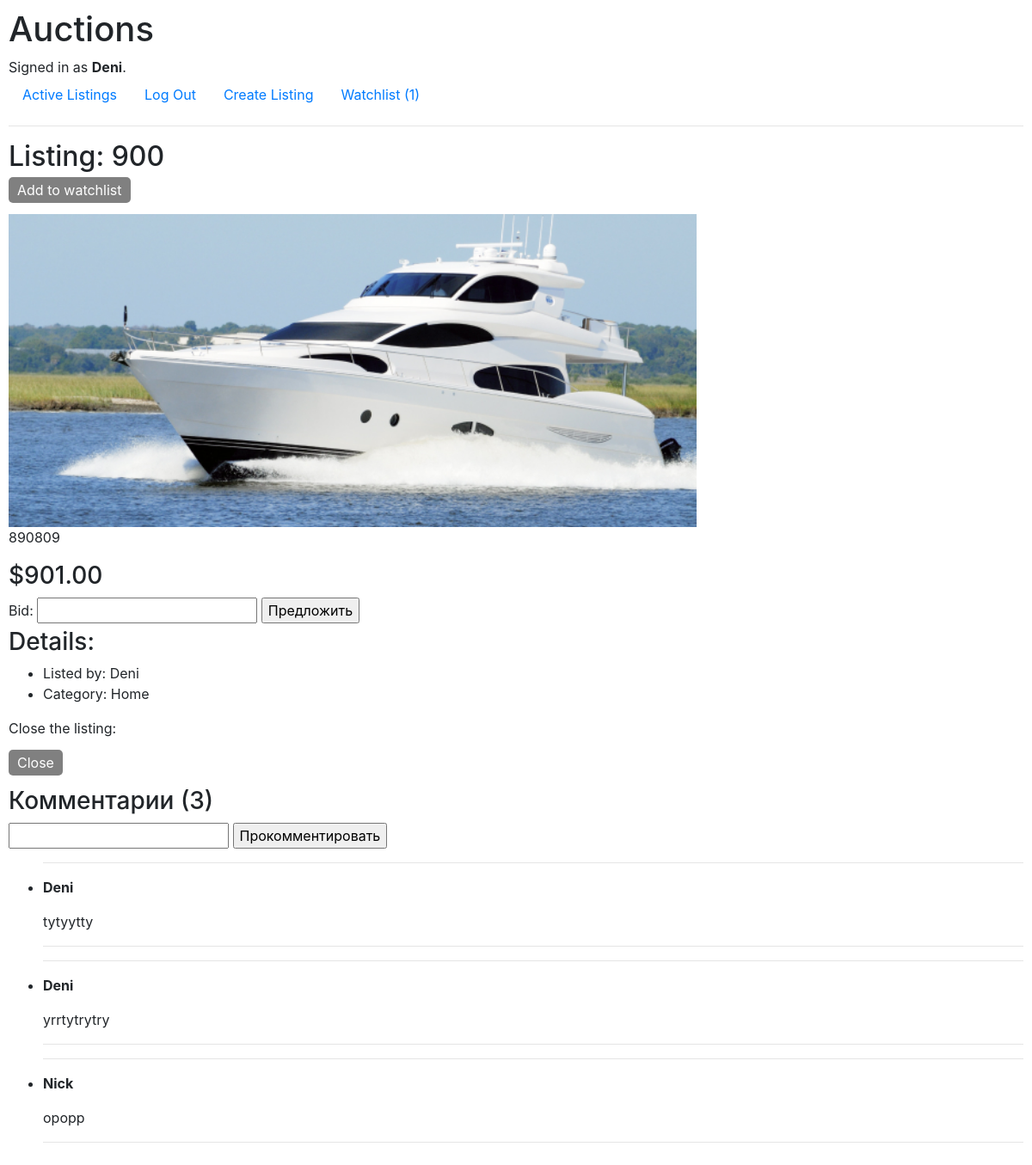
Screenshot of /listings/3 (signed in) with the database file from the repository.
### auctions/models.py (models this page shows, shortened)
class User(AbstractUser):
    def __str__(self):
        return f"{self.username}"

class Listing(models.Model):
    title = models.CharField(max_length=64)
    description = models.TextField()
    price = models.IntegerField()
    image = models.ImageField(upload_to="images", null=True, blank=True)
    category = models.ForeignKey(Category, on_delete=models.CASCADE, related_name="listings", blank=True, null=True)
    owner = models.ForeignKey(User, on_delete=models.CASCADE, related_name="listings")
    watched = models.ManyToManyField(User, blank=True, related_name="watchlist")
    active = models.BooleanField(default=True)

class Category(models.Model):
    category = models.CharField(max_length=64)
    def __str__(self):
        return f"{self.category}"

class Comment(models.Model):
    text = models.CharField(max_length=256)
    listing = models.ForeignKey(Listing, on_delete=models.CASCADE, related_name="comments")
    user = models.ForeignKey(User, on_delete=models.CASCADE, related_name="comments")

### auctions/views.py (the view)
# urls.py: path("listings/<int:pk>", views.open_listing, name="open-listing"),
def open_listing(request, pk):
    if request.user.is_authenticated:
        listing = Listing.objects.get(pk=pk)
        my_bids = Bid.objects.filter(user=request.user, listing=listing)
        listing_bids = Bid.objects.filter(listing=listing)
        message, message_1, winner = "", "", ""
        for bid in my_bids:
            if bid.bid == listing.price:
                message_1 = "Your bid is leading!"
        if listing_bids:
            max_bid = listing_bids[0]
            for bid in listing_bids:
                if bid.bid >= max_bid.bid:
                    max_bid = bid
            winner = max_bid.user
        if request.method == "POST":
            form = BidForm(request.POST)
            if form.is_valid():
                bid = form.save(commit=False)
                bid.user = request.user
                bid.listing = listing
                if bid.bid > listing.price:
                    bid.save()
                    listing.price = bid.bid
                    listing.save()
                    message = "Your bid is now leading."
                else:
                    message = "This bid is too small."
        else:
            form = BidForm()
        return render(request, "auctions/listing.html", {
            "listing": listing,
            "message": message,
            "form": form,
            "message_1": message_1,
            "winner": winner
        })
    else:
        return HttpResponseRedirect(reverse('login'))

### auctions/forms.py
class BidForm(ModelForm):
    class Meta:
        model = Bid
        fields = {
            'bid'
        }

### auctions/templates/auctions/listing.html (shortened to what this page needs)
{% extends 'auctions/layout.html' %}
{% block body %}
    {% if user.is_authenticated %}
        <h2>Listing: {{ listing.title }}</h2>
        {% if listing in user.watchlist.all %}
            <p><a href="{% url 'watchlist-remove' listing.pk %}" class="watchlist">Remove from watchlist</a></p>
        {% else %}
            <p><a href="{% url 'watchlist-add' listing.pk %}" class="watchlist">Add to watchlist</a></p>
        {% endif %}
        {% if listing.image %}
            <img src="{{ listing.image.url }}" alt="{{ listing.image }}" width="800">
        {% endif %}
        <p>{{ listing.description }}</p>
        <h3>${{ listing.price }}.00</h3>
        {% if listing.active %}
            <form action="{% url 'open-listing' listing.pk %}" method="post">
                {{ form }}
                <input type="submit" value="Предложить">
            </form>
        {% elif listing.active == False and user == winner %}
            <h2>This listing had been closed. You are the winner!</h2>
        {% else %}
            {% if winner %}
                <h2>This listing had been closed. {{ winner.username }} won the listing </h2>
            {% else %}
                <h2>This listing had been closed. Nobody won the listing </h2>
            {% endif %}
        {% endif %}
        <h3>Details:</h3>
        <ul>
            <li>Listed by: {{ listing.owner.username }}</li>
            {% if listing.category %}
                <li>Category: {{ listing.category }}</li>
            {% else %}
                <li>Category: No categories</li>
            {% endif %}
        </ul>
        {% if user == listing.owner %}
            <p>Close the listing: </p>
            <p><a class="close-listing" href="{% url 'close-listing' listing.pk %}">Close</a></p>
        {% endif %}
        <div class="comments">
            <h3>Комментарии ({{ listing.comments.all.count }})</h3>
            {% if listing.active %}
            <form action="{% url 'comment' listing.pk %}" method="post">
                <input type="text" name="comment" id="comment">
                <input type="submit" value="Прокомментировать">
            </form>
            {% endif %}
            <ul>
                {% for comment in listing.comments.all %}
                    <hr>
                    <li>
                        <p><b>{{ comment.user }}</b></p>
                        <p>{{ comment.text }}</p>
                    </li>
                    <hr>
                {% endfor %}
            </ul>
        </div>
    {% endif %}
{% endblock %}

### auctions/templates/auctions/layout.html (shortened to what this page needs)
{% load static %}
<!DOCTYPE html>
<html lang="en">
    <head>
        <link rel="stylesheet" href="https://stackpath.bootstrapcdn.com/bootstrap/4.4.1/css/bootstrap.min.css">
        <link href="{% static 'auctions/styles.css' %}" rel="stylesheet">
    </head>
    <body>
        <h1>Auctions</h1>
        <div>
            {% if user.is_authenticated %}
                Signed in as <strong>{{ user.username }}</strong>.
            {% else %}
                Not signed in.
            {% endif %}
        </div>
        <ul class="nav">
            <li class="nav-item">
                <a class="nav-link" href="{% url 'index' %}">Active Listings</a>
            </li>
            {% if user.is_authenticated %}
                <li class="nav-item">
                    <a class="nav-link" href="{% url 'logout' %}">Log Out</a>
                </li>
                <li class="nav-item">
                    <a href="{% url 'create-listing' %}" class="nav-link">Create Listing</a>
                </li>
                <li class="nav-item">
                    <a href="{% url 'watchlist' %}" class="nav-link">Watchlist ({{ user.watchlist.all.count }})</a>
                </li>
            {% endif %}
        </ul>
        <hr>
        {% block body %}
        {% endblock %}
    </body>
</html>

### auctions/static/auctions/styles.css (style rules this page uses)
body { padding: 10px; }
* { box-sizing: border-box; }
.close-listing, .watchlist { background: grey; color: white; font-size: 1rem; border-radius: 5px; padding: 5px 10px; }

### rows the page displays
User: username "Deni", watchlist.all.count "1"
Listing: title "900", image (picture), description "890809", price "901", owner.username "Deni", category "Home", comments.all.count "3"
Comment: user "Deni", text "tytyytty"
Comment: user "Deni", text "yrrtytrytry"
Comment: user "Nick", text "opopp"
